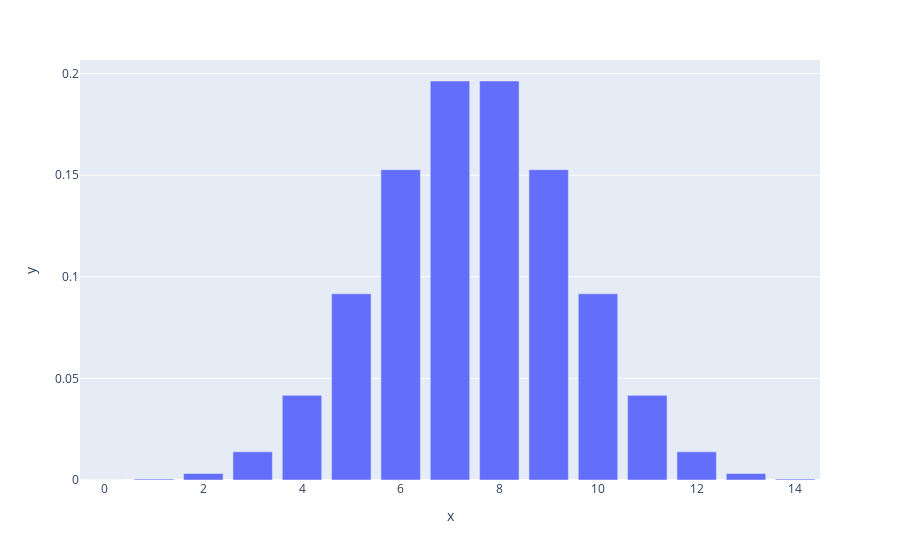
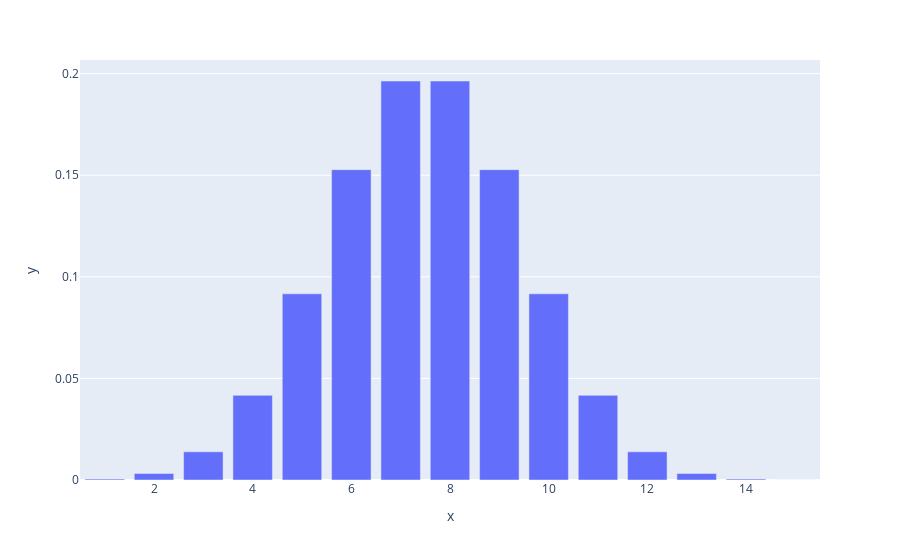

Notebook cell for these charts, in order:
### Code cell
# Here it is defined manually 
def factorial(NumberToFactorialize):
    # x is the number to be factorialized
    currentFactorialAmount = 1
    for i in range (1, NumberToFactorialize+1):
        currentFactorialAmount = currentFactorialAmount * i
        return currentFactorialAmount

# Here it is as an import.
from math import factorial as factorial


# Here is a binomial distribution defined manually
def n_chose_k(n,k):
    # n = the number of trials
    # k = the number of prefered outcomes
    return factorial(n)/( factorial(k) * factorial(n-k) )

def binomial_distribution(k='ALL', n = 2 ,p=.5):
    base        = []
    distributed = []
    
    if k != "ALL":
        p_to_the_k = p**k
        return n_chose_k(n,k)*p_to_the_k*(1-p)**(n-k)
    else:
        for k in range(n):
            p_to_the_k = p**k
            probability_of_n = n_chose_k(n,k)*p_to_the_k*((1-p)**(n-k))
            base.append(k)
            distributed.append(probability_of_n)
    return distributed, base

#Here is an example of how to use the above values to create a pmf
n = 15
p = .5

distribution, index = binomial_distribution(n=n,p=p)

# This is my favorite graphing library, we'll show the pmf with it
import plotly.express as px



px.bar(x=index,y=distribution).show()

# Here is what it looks like with an import
from scipy.stats import binom
import numpy as np
index = range(1,n+1)
print(index)
# This code creates a numpy array
# We will be using these for the rest of the book
# They are very similar to R vectors
index = np.arange(1,n+1,1)
print(index)
distribution = binom.pmf(index,n,p)
px.bar(x=index,y=distribution).show()

### Figure 1 — Plotly figure (JSON) as saved in the notebook; plotly's stock layout.template omitted (floating-point values rounded to 4 significant figures)
{"data": [{"alignmentgroup": "True", "hovertemplate": "x=%{x}<br>y=%{y}<extra></extra>", "legendgroup": "", "marker": {"color": "#636efa", "pattern": {"shape": ""}}, "name": "", "offsetgroup": "", "orientation": "v", "showlegend": false, "textposition": "auto", "type": "bar", "x": [0, 1, 2, 3, 4, 5, 6, 7, 8, 9, 10, 11, 12, 13, 14], "xaxis": "x", "y": [3.052e-05, 0.0004578, 0.003204, 0.01389, 0.04166, 0.09164, 0.1527, 0.1964, 0.1964, 0.1527, 0.09164, 0.04166, 0.01389, 0.003204, 0.0004578], "yaxis": "y"}], "layout": {"barmode": "relative", "legend": {"tracegroupgap": 0}, "margin": {"t": 60}, "xaxis": {"anchor": "y", "domain": [0, 1], "title": {"text": "x"}}, "yaxis": {"anchor": "x", "domain": [0, 1], "title": {"text": "y"}}}}

### Figure 2 — Plotly figure (JSON) as saved in the notebook; plotly's stock layout.template omitted (floating-point values rounded to 4 significant figures)
{"data": [{"alignmentgroup": "True", "hovertemplate": "x=%{x}<br>y=%{y}<extra></extra>", "legendgroup": "", "marker": {"color": "#636efa", "pattern": {"shape": ""}}, "name": "", "offsetgroup": "", "orientation": "v", "showlegend": false, "textposition": "auto", "type": "bar", "x": [1, 2, 3, 4, 5, 6, 7, 8, 9, 10, 11, 12, 13, 14, 15], "xaxis": "x", "y": [0.0004578, 0.003204, 0.01389, 0.04166, 0.09164, 0.1527, 0.1964, 0.1964, 0.1527, 0.09164, 0.04166, 0.01389, 0.003204, 0.0004578, 3.052e-05], "yaxis": "y"}], "layout": {"barmode": "relative", "legend": {"tracegroupgap": 0}, "margin": {"t": 60}, "xaxis": {"anchor": "y", "domain": [0, 1], "title": {"text": "x"}}, "yaxis": {"anchor": "x", "domain": [0, 1], "title": {"text": "y"}}}}
